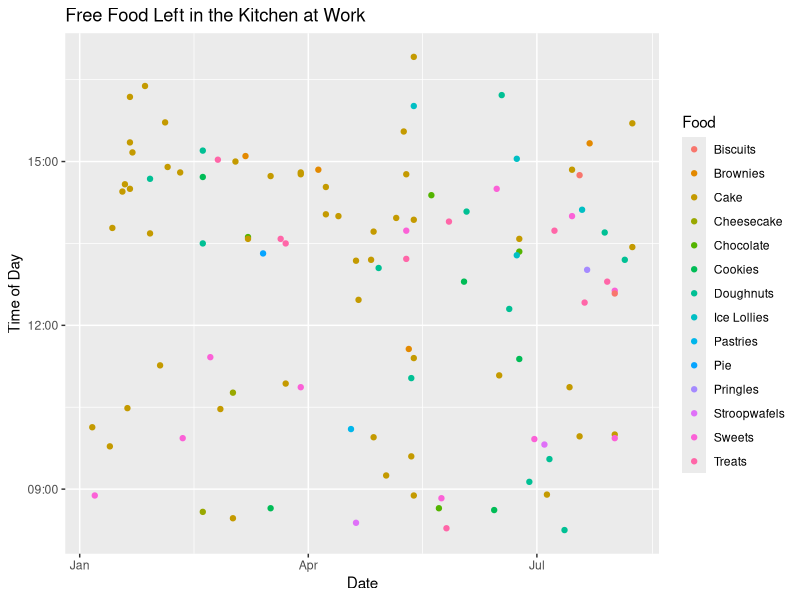

Generate this figure with R:
#install.packages("readxl")
library(readxl)
library(ggplot2)

#setwd("C:/git/cake_data")
setwd("C:/Dev/git/cake_data")
data <- read_excel("cake_data.xlsx")

# clean NA rows out
data <- na.omit(data)

ggplot(data, aes(Date, Time, colour = Food))+
geom_point() +
ggtitle("Free Food Left in the Kitchen at Work")+
labs(x="Date", y="Time of Day")

